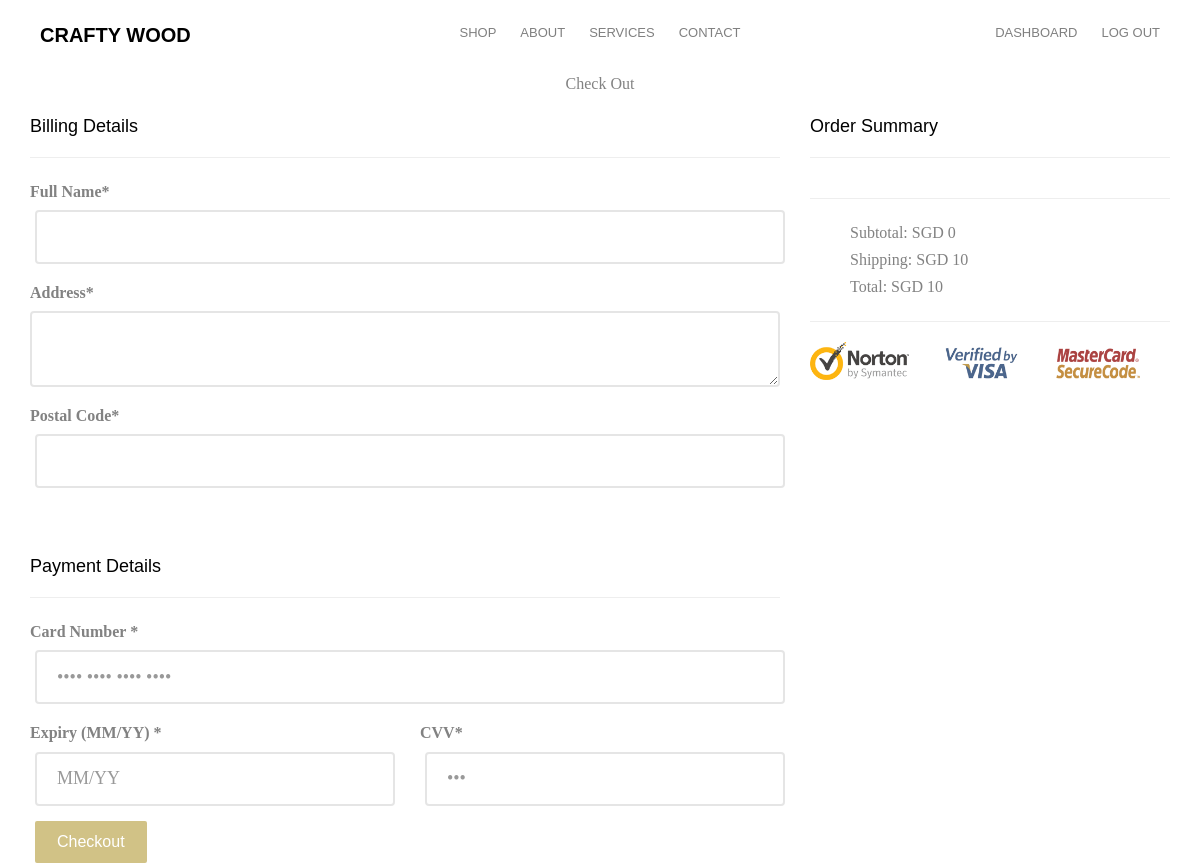
Before: /checkout (signed in) with the older database file.
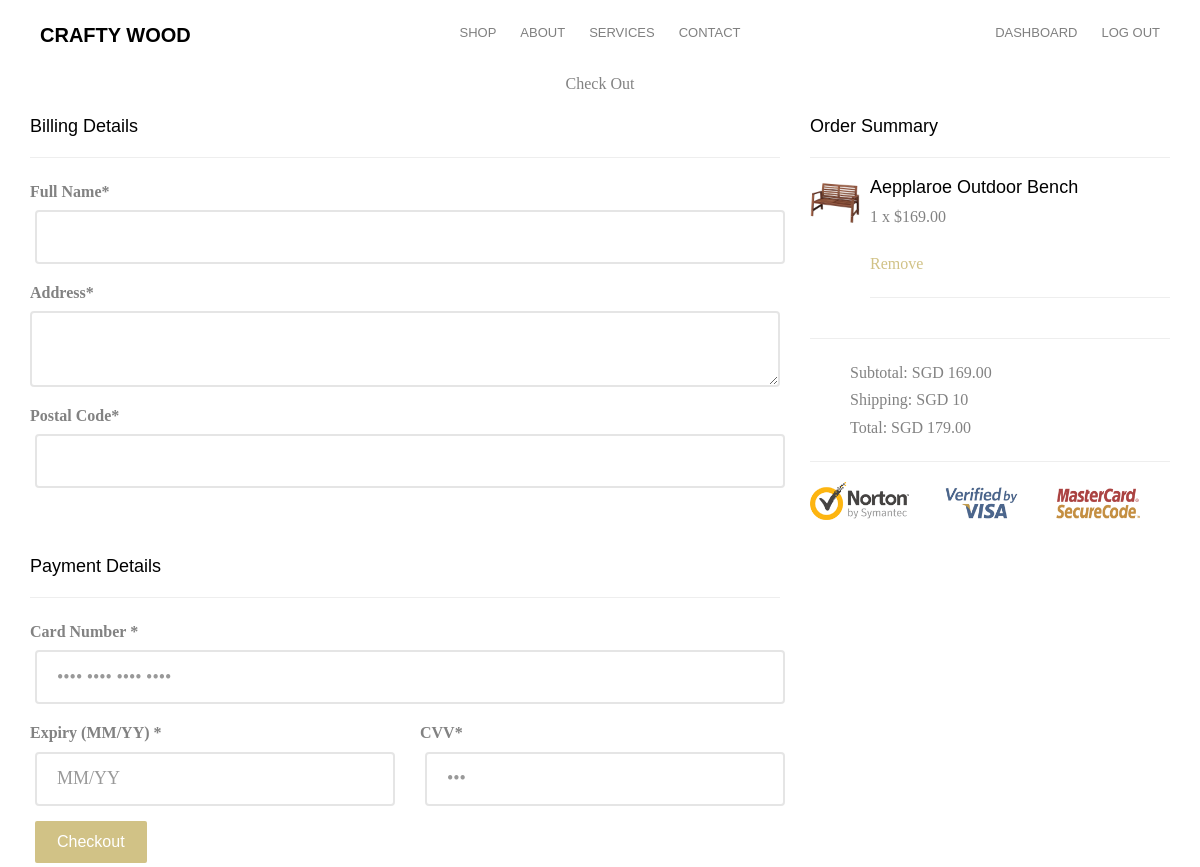
After: the same page with the newer database file.
### ecommercesite/database.py (models this page shows)
class Items_In_Cart(db.Model):
    __tablename__ = 'items_in_cart'
    id = db.Column(db.Integer, primary_key=True)
    image_1 = db.Column(db.String(150), nullable=False, default='product-single-1.jpg')
    name = db.Column(db.String(80), nullable=False)
    price = db.Column(db.Numeric(10,2), nullable=False)
    quantity = db.Column(db.Integer, nullable=False, default='1')
    product_id = db.Column(db.Integer, nullable=False)
    user_id = db.Column(db.Integer, db.ForeignKey('user.id'), nullable=False)

### ecommercesite/routes.py (the view, shortened to what this page needs)
@app.route('/checkout', methods=['POST', 'GET'])
@login_required
def checkout_details():
    form = CheckOutForm()
    cart_items = Items_In_Cart.query.filter_by(user_id=current_user.id).all()
    subtotal = 0
    total = 0
    for item in cart_items:
        subtotal += item.price
    total = subtotal + 10
    return render_template('checkout.html', title='Checkout',form=form, cart_items=cart_items, subtotal=subtotal, total=total)

### ecommercesite/forms.py
class CheckOutForm(FlaskForm):
    full_name =  StringField('Full Name', validators=[DataRequired()])
    address = TextAreaField('Address', validators=[DataRequired()])
    postal_code = StringField('Postal Code', validators=[DataRequired()])
    card_number = StringField('Card Number', validators=[DataRequired()], render_kw={"PlaceHolder": "•••• •••• •••• ••••"})
    expiry = StringField('Expiry', validators=[DataRequired()], render_kw={"PlaceHolder": "MM/YY"})
    cvv = StringField('CVV', validators=[DataRequired()], render_kw={"PlaceHolder": "•••"})
    submit = SubmitField('Checkout')

### ecommercesite/database.py (called while the page is built)
@login_manager.user_loader
def load_user(user_id):
    return User.query.get(int(user_id))

### ecommercesite/templates/checkout.html (shortened to what the changed rows need)
{% extends 'layout.html' %}
{% block content %}
<div class="page-wrapper">
   <div class="checkout shopping">
      <div class="container">
         <div class="row">
            <div class="col-md-4">
               <div class="product-checkout-details">
                  <div class="block">
                     <div class="media product-card">
                        {% for product in cart_items %}
                        <a class="pull-left" href="">
                            <img src="{{url_for('static',filename='product_pics/' + product.image_1)}}" alt="{{product.name}}" width="50" height="50">
                        </a>
                        <div class="media-body">
                           <h4 class="media-heading">{{ product.name }}</h4>
                           <p class="price">{{ product.quantity }} x ${{ product.price }}</p>
                           <span class="remove"><a href="{{ url_for('delete_cart_item_checkout', id=product.id)}}">Remove</a></span>
                           <hr>
                        </div>
                        {% endfor %}
                     <ul class="summary_prices">
                        <li>
                           <span>Subtotal: SGD {{ subtotal }}</span>
                        </li>
                        <li>
                           <span> Total: SGD {{ total }}</span>
                        </li>
                     </ul>
                  </div>
               </div>
            </div>
         </div>
      </div>
   </div>
</div>
{% endblock %}

Changed rows visible on the page:
added Items_In_Cart: image_1 (picture), name "Aepplaroe Outdoor Bench", quantity "1", price "169.00"
Other visible differences:
{{ subtotal }}: "0" → "169.00"
{{ total }}: "10" → "179.00"
